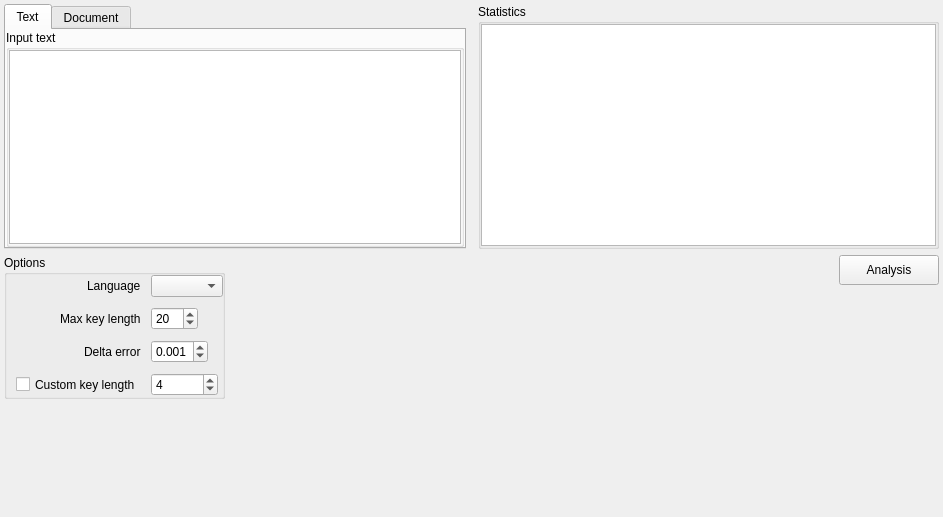
<?xml version="1.0" encoding="UTF-8"?>
<ui version="4.0">
 <class>IC</class>
 <widget class="QWidget" name="IC">
  <property name="geometry">
   <rect>
    <x>0</x>
    <y>0</y>
    <width>943</width>
    <height>517</height>
   </rect>
  </property>
  <property name="windowTitle">
   <string>Form</string>
  </property>
  <layout class="QVBoxLayout" name="verticalLayout_5">
   <property name="spacing">
    <number>-1</number>
   </property>
   <property name="leftMargin">
    <number>4</number>
   </property>
   <property name="topMargin">
    <number>4</number>
   </property>
   <property name="rightMargin">
    <number>4</number>
   </property>
   <property name="bottomMargin">
    <number>4</number>
   </property>
   <item>
    <layout class="QHBoxLayout" name="horizontal_layout_1">
     <property name="spacing">
      <number>12</number>
     </property>
     <item>
      <widget class="QTabWidget" name="tab_widget">
       <property name="sizePolicy">
        <sizepolicy hsizetype="Expanding" vsizetype="Expanding">
         <horstretch>0</horstretch>
         <verstretch>0</verstretch>
        </sizepolicy>
       </property>
       <property name="maximumSize">
        <size>
         <width>16777215</width>
         <height>400</height>
        </size>
       </property>
       <property name="currentIndex">
        <number>0</number>
       </property>
       <widget class="QWidget" name="tab_text">
        <attribute name="title">
         <string>Text</string>
        </attribute>
        <layout class="QVBoxLayout" name="verticalLayout_2">
         <property name="spacing">
          <number>10</number>
         </property>
         <property name="leftMargin">
          <number>0</number>
         </property>
         <property name="topMargin">
          <number>0</number>
         </property>
         <property name="rightMargin">
          <number>0</number>
         </property>
         <property name="bottomMargin">
          <number>0</number>
         </property>
         <item>
          <widget class="QGroupBox" name="group_box_input">
           <property name="title">
            <string>Input text</string>
           </property>
           <layout class="QVBoxLayout" name="verticalLayout_6">
            <property name="spacing">
             <number>10</number>
            </property>
            <property name="leftMargin">
             <number>0</number>
            </property>
            <property name="topMargin">
             <number>0</number>
            </property>
            <property name="rightMargin">
             <number>0</number>
            </property>
            <property name="bottomMargin">
             <number>0</number>
            </property>
            <item>
             <widget class="QTextEdit" name="text_edit_input">
              <property name="maximumSize">
               <size>
                <width>16777215</width>
                <height>16777215</height>
               </size>
              </property>
             </widget>
            </item>
           </layout>
          </widget>
         </item>
        </layout>
       </widget>
       <widget class="QWidget" name="tab_document">
        <attribute name="title">
         <string>Document</string>
        </attribute>
       </widget>
      </widget>
     </item>
     <item>
      <widget class="QGroupBox" name="group_box_stats">
       <property name="sizePolicy">
        <sizepolicy hsizetype="Expanding" vsizetype="Expanding">
         <horstretch>0</horstretch>
         <verstretch>0</verstretch>
        </sizepolicy>
       </property>
       <property name="maximumSize">
        <size>
         <width>16777215</width>
         <height>400</height>
        </size>
       </property>
       <property name="title">
        <string>Statistics</string>
       </property>
       <layout class="QVBoxLayout" name="verticalLayout">
        <property name="spacing">
         <number>10</number>
        </property>
        <property name="leftMargin">
         <number>0</number>
        </property>
        <property name="topMargin">
         <number>0</number>
        </property>
        <property name="rightMargin">
         <number>0</number>
        </property>
        <property name="bottomMargin">
         <number>0</number>
        </property>
        <item>
         <widget class="QTextEdit" name="text_edit_stats"/>
        </item>
       </layout>
      </widget>
     </item>
    </layout>
   </item>
   <item>
    <widget class="QFrame" name="frame_1">
     <property name="maximumSize">
      <size>
       <width>16777215</width>
       <height>146</height>
      </size>
     </property>
     <property name="frameShape">
      <enum>QFrame::NoFrame</enum>
     </property>
     <property name="frameShadow">
      <enum>QFrame::Raised</enum>
     </property>
     <layout class="QHBoxLayout" name="horizontalLayout">
      <property name="spacing">
       <number>10</number>
      </property>
      <property name="leftMargin">
       <number>0</number>
      </property>
      <property name="topMargin">
       <number>0</number>
      </property>
      <property name="rightMargin">
       <number>0</number>
      </property>
      <property name="bottomMargin">
       <number>0</number>
      </property>
      <item>
       <widget class="QFrame" name="frame_options">
        <property name="frameShape">
         <enum>QFrame::NoFrame</enum>
        </property>
        <property name="frameShadow">
         <enum>QFrame::Raised</enum>
        </property>
        <layout class="QVBoxLayout" name="verticalLayout_3">
         <property name="spacing">
          <number>10</number>
         </property>
         <property name="leftMargin">
          <number>0</number>
         </property>
         <property name="topMargin">
          <number>0</number>
         </property>
         <property name="rightMargin">
          <number>0</number>
         </property>
         <property name="bottomMargin">
          <number>0</number>
         </property>
         <item>
          <widget class="QGroupBox" name="group_box_options">
           <property name="title">
            <string>Options</string>
           </property>
           <layout class="QVBoxLayout" name="verticalLayout_8">
            <property name="spacing">
             <number>10</number>
            </property>
            <property name="leftMargin">
             <number>0</number>
            </property>
            <property name="topMargin">
             <number>0</number>
            </property>
            <property name="rightMargin">
             <number>0</number>
            </property>
            <property name="bottomMargin">
             <number>0</number>
            </property>
            <item>
             <layout class="QFormLayout" name="form_layout_options">
              <property name="fieldGrowthPolicy">
               <enum>QFormLayout::ExpandingFieldsGrow</enum>
              </property>
              <property name="labelAlignment">
               <set>Qt::AlignRight|Qt::AlignTrailing|Qt::AlignVCenter</set>
              </property>
              <property name="formAlignment">
               <set>Qt::AlignHCenter|Qt::AlignTop</set>
              </property>
              <property name="horizontalSpacing">
               <number>10</number>
              </property>
              <property name="verticalSpacing">
               <number>10</number>
              </property>
              <property name="leftMargin">
               <number>4</number>
              </property>
              <property name="rightMargin">
               <number>4</number>
              </property>
              <item row="0" column="0">
               <widget class="QLabel" name="label_lang">
                <property name="text">
                 <string>Language</string>
                </property>
               </widget>
              </item>
              <item row="0" column="1">
               <widget class="QComboBox" name="combo_box_lang"/>
              </item>
              <item row="1" column="0">
               <widget class="QLabel" name="label_max_key_length">
                <property name="text">
                 <string>Max key length</string>
                </property>
               </widget>
              </item>
              <item row="1" column="1">
               <widget class="QSpinBox" name="spin_box_max_key_length">
                <property name="minimum">
                 <number>1</number>
                </property>
                <property name="maximum">
                 <number>100</number>
                </property>
                <property name="singleStep">
                 <number>1</number>
                </property>
                <property name="value">
                 <number>20</number>
                </property>
               </widget>
              </item>
              <item row="2" column="0">
               <widget class="QLabel" name="label_delta">
                <property name="text">
                 <string>Delta error</string>
                </property>
               </widget>
              </item>
              <item row="2" column="1">
               <widget class="QDoubleSpinBox" name="double_spin_box_delta">
                <property name="decimals">
                 <number>3</number>
                </property>
                <property name="maximum">
                 <double>0.100000000000000</double>
                </property>
                <property name="singleStep">
                 <double>0.001000000000000</double>
                </property>
                <property name="value">
                 <double>0.001000000000000</double>
                </property>
               </widget>
              </item>
              <item row="3" column="0">
               <widget class="QCheckBox" name="check_box_custom_key_length">
                <property name="enabled">
                 <bool>true</bool>
                </property>
                <property name="sizePolicy">
                 <sizepolicy hsizetype="Minimum" vsizetype="Preferred">
                  <horstretch>0</horstretch>
                  <verstretch>0</verstretch>
                 </sizepolicy>
                </property>
                <property name="minimumSize">
                 <size>
                  <width>0</width>
                  <height>0</height>
                 </size>
                </property>
                <property name="baseSize">
                 <size>
                  <width>0</width>
                  <height>0</height>
                 </size>
                </property>
                <property name="text">
                 <string>Custom key length</string>
                </property>
               </widget>
              </item>
              <item row="3" column="1">
               <widget class="QSpinBox" name="spin_box_custom_key_length">
                <property name="enabled">
                 <bool>true</bool>
                </property>
                <property name="sizePolicy">
                 <sizepolicy hsizetype="Minimum" vsizetype="Preferred">
                  <horstretch>0</horstretch>
                  <verstretch>0</verstretch>
                 </sizepolicy>
                </property>
                <property name="minimumSize">
                 <size>
                  <width>0</width>
                  <height>0</height>
                 </size>
                </property>
                <property name="minimum">
                 <number>1</number>
                </property>
                <property name="maximum">
                 <number>1000000</number>
                </property>
                <property name="value">
                 <number>4</number>
                </property>
               </widget>
              </item>
             </layout>
            </item>
           </layout>
          </widget>
         </item>
        </layout>
       </widget>
      </item>
      <item>
       <spacer name="horizontal_spacer_1">
        <property name="orientation">
         <enum>Qt::Horizontal</enum>
        </property>
        <property name="sizeHint" stdset="0">
         <size>
          <width>187</width>
          <height>20</height>
         </size>
        </property>
       </spacer>
      </item>
      <item>
       <layout class="QVBoxLayout" name="vertical_layout_1">
        <property name="spacing">
         <number>10</number>
        </property>
        <item>
         <layout class="QHBoxLayout" name="horizontal_layout_3">
          <property name="spacing">
           <number>10</number>
          </property>
          <item>
           <widget class="QPushButton" name="button_analysis">
            <property name="sizePolicy">
             <sizepolicy hsizetype="Fixed" vsizetype="Fixed">
              <horstretch>0</horstretch>
              <verstretch>0</verstretch>
             </sizepolicy>
            </property>
            <property name="minimumSize">
             <size>
              <width>100</width>
              <height>30</height>
             </size>
            </property>
            <property name="text">
             <string>Analysis</string>
            </property>
           </widget>
          </item>
         </layout>
        </item>
        <item>
         <spacer name="vertical_spacer_1">
          <property name="orientation">
           <enum>Qt::Vertical</enum>
          </property>
          <property name="sizeType">
           <enum>QSizePolicy::Expanding</enum>
          </property>
          <property name="sizeHint" stdset="0">
           <size>
            <width>20</width>
            <height>40</height>
           </size>
          </property>
         </spacer>
        </item>
       </layout>
      </item>
     </layout>
    </widget>
   </item>
   <item>
    <spacer name="vertical_spacer_3">
     <property name="orientation">
      <enum>Qt::Vertical</enum>
     </property>
     <property name="sizeType">
      <enum>QSizePolicy::Expanding</enum>
     </property>
     <property name="sizeHint" stdset="0">
      <size>
       <width>20</width>
       <height>57</height>
      </size>
     </property>
    </spacer>
   </item>
  </layout>
 </widget>
 <resources/>
 <connections/>
</ui>
